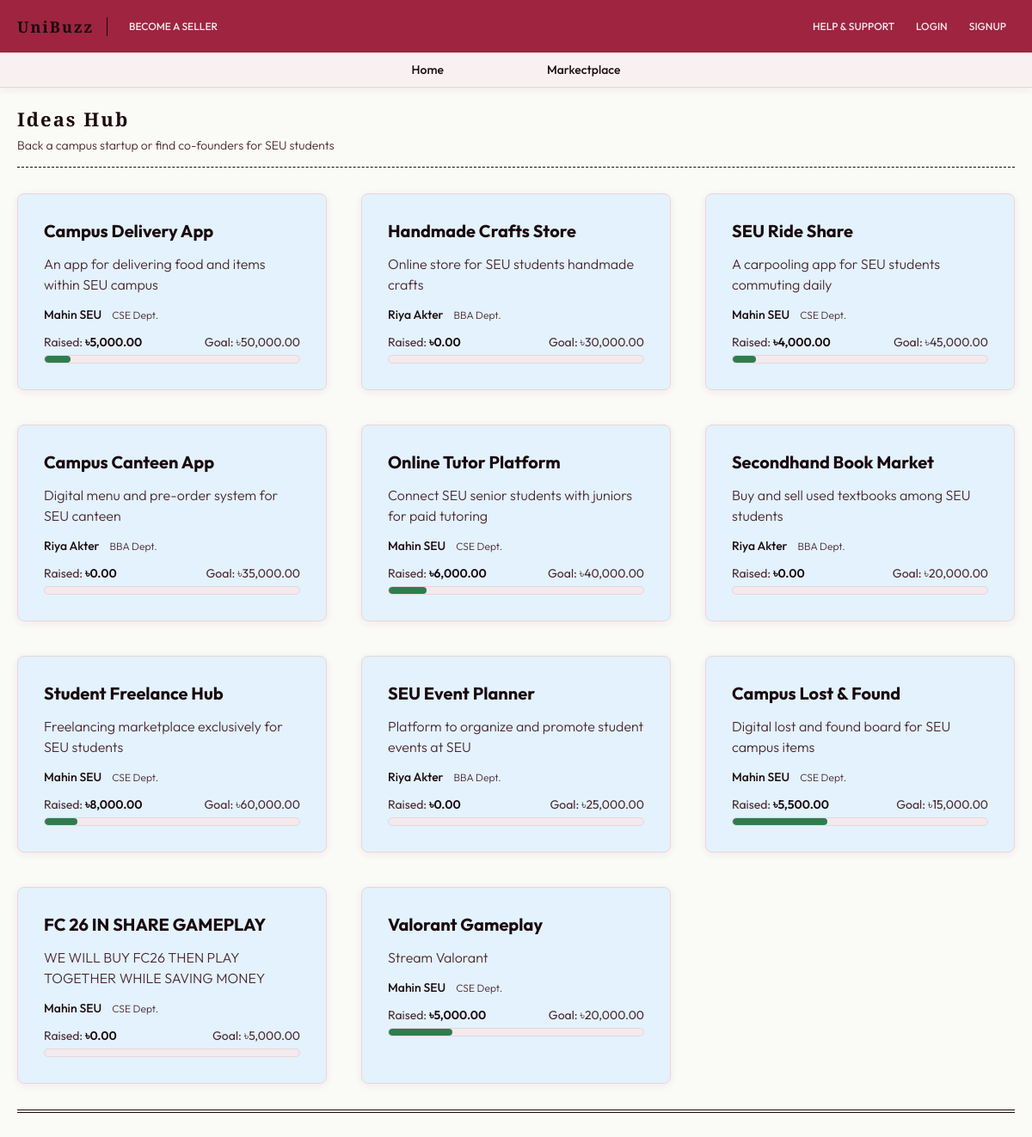
The page /ideashubG.php on the database its author committed.
### tables this page shows
CREATE TABLE `business_idea` (
  `Idea_Id` int(11) NOT NULL,
  `Seller_Id` int(11) NOT NULL,
  `Idea` varchar(255) NOT NULL,
  `Description` text DEFAULT NULL,
  `Funding_Goal` decimal(12,2) DEFAULT NULL,
  `Status` varchar(50) DEFAULT 'Pending'
);

CREATE TABLE `user_table` (
  `User_Id` int(11) NOT NULL,
  `First_Name` varchar(100) NOT NULL,
  `Last_Name` varchar(100) NOT NULL,
  `Email` varchar(150) NOT NULL,
  `Mobile` varchar(20) DEFAULT NULL,
  `Password` varchar(255) NOT NULL,
  `Admin_Id` int(11) DEFAULT NULL,
  `Buyer_Id` int(11) DEFAULT NULL,
  `Seller_Id` int(11) DEFAULT NULL
);

CREATE TABLE `seller` (
  `Seller_Id` int(11) NOT NULL,
  `User_Id` int(11) NOT NULL,
  `University_Email` varchar(150) NOT NULL,
  `Rating` decimal(3,2) DEFAULT 0.00,
  `Department` varchar(100) DEFAULT NULL,
  `Semester` varchar(20) DEFAULT NULL,
  `Student_Id` varchar(50) DEFAULT NULL
);

### ideashubG.php (the view, shortened to what this page needs)
<?php
include("database.php");
$sql      = "SELECT business_idea.Idea_Id, business_idea.Idea, business_idea.Description,
                    business_idea.Funding_Goal, business_idea.Status,
                    user_table.First_Name, user_table.Last_Name,
                    seller.Department,
                    COALESCE(SUM(idea_fund.Amount), 0) AS total_raised
             FROM business_idea
             JOIN seller ON business_idea.Seller_Id = seller.Seller_Id
             JOIN user_table ON seller.User_Id = user_table.User_Id
             LEFT JOIN idea_fund ON idea_fund.Fund_id = business_idea.Idea_Id
             GROUP BY business_idea.Idea_Id";
$result   = mysqli_query($conn, $sql);
$allIdeas = mysqli_fetch_all($result, MYSQLI_ASSOC);
?>
<!DOCTYPE html>
<html lang="en">
<head>
  <link href="index.css" rel="stylesheet">
</head>
<body>
    <nav class="navbar">
    <div class="nav-logo">UniBuzz</div>
    <div class="nav-tabs">
      <a href="registration.php" class="nav-tab">BECOME A SELLER</a>
    </div>
    <div class="nav-right">
      <a href="helpAndSupport.html" class="nav-tab">HELP & SUPPORT</a>
      <a href="login.php" class="nav-tab">LOGIN</a>
      <a href="signup.php" class="nav-tab">SIGNUP</a>
    </div>
    </nav>
<nav class="navbar-option">
<div class="nav-middle">
  <a href="index.php" class="nav-option">Home</a>
  <a href="marketplaceG.php" class="nav-option">Markectplace</a>
</div>
</nav>
<div class="page-shell">
  <div class="app-content">
      <div class="panel-ideas">
        <div class="sec-head">
          <div>
            <div class="sec-title">Ideas Hub</div>
            <div class="sec-sub">Back a campus startup or find co-founders for SEU students</div>
          </div>
        </div>
        <div class="dashed"></div>
        <div class="ideas-grid">
        <?php foreach($allIdeas as $idea): ?>
        <?php
            $goal     = $idea['Funding_Goal'];
            $raised   = $idea['total_raised'];
            $progress = ($goal > 0) ? round(($raised / $goal) * 100) : 0;
        ?>
        <div class="icard" style="animation-delay: .04s;">
            <div class="icard-title"><?php echo $idea['Idea']; ?></div>
            <div class="icard-desc"><?php echo $idea['Description']; ?></div>
            <div class="icard-founder">
                <div class="icard-founder-name"><?php echo $idea['First_Name'] . " " . $idea['Last_Name']; ?></div>
                <div class="icard-founder-dept"><?php echo $idea['Department']; ?> Dept.</div>
            </div>
            <div class="fund-bar-wrap">
                <div class="fund-meta">
                    <span>Raised: <strong>&#2547;<?php echo number_format($raised, 2); ?></strong></span>
                    <span>Goal: &#2547;<?php echo number_format($goal, 2); ?></span>
                </div>
                <div class="fund-bar">
                    <div class="fund-fill" style="width:<?php echo $progress; ?>%"></div>
                </div>
            </div>
        </div>
        <?php endforeach; ?>
        </div>
      </div>
      <div class="search-sep2"></div>
      <div class="search-sep3"></div>
    </div>
</div>
</body>
</html>

### index.css (style rules this page uses)
:root { --maroon: #7B1C2E; --maroon-deep: #55101E; --maroon-mid: #9E2440; --maroon-pale: #F9F0F2; --maroon-faint: #FDF5F6; --gold: #c9a84c; --gold-light:#E2C06A; --gold-pale:#FBF6EC; --gold-faint:#FEFBF3; --cream:#FAFAF7; --white: #ffffff; --ink:#1A0A0E; --ink-mid:#4A2830; --border: #e8d5d9; --surface: #f4eaed; --muted: #f3e9eb; --green:#2E7D4F; --green-pale:#EAF5EF; --blue:#1565C0; --blue-pale:#E3F2FD; }
* { margin: 0; padding: 0; box-sizing: border-box; }
html, body { height: 100%; font-family: 'Outfit',sans-serif; background: var(--cream); color: var(--ink); overflow-x: hidden; }
.navbar { position: sticky; top: 0; z-index: 200; background: var(--maroon-mid); border-bottom: 1px solid var(--border); height: 62px; display: flex; align-items: center; padding: 0 20px; gap: 15px; box-shadow: 0 2px 10px rgba(123,28,46,0.07); animation: fadeIn 2s ease both; }
.nav-logo { font-family: 'Cormorant Garamond',serif; font-size: 18px; font-weight: 700; color: var(--ink); letter-spacing: 2px; flex-shrink: 0; line-height: 1; }
.nav-tabs { display: flex; gap: 5px; flex: 1; }
.nav-tab { display: flex; align-items: center; gap: 10px; padding: 5px 10px; border-radius: 8px; font-size: 12px; font-weight: 500; color: var(--muted); cursor: pointer; text-decoration: none; }
.nav-right { display: flex; align-items: center; gap: 5px; margin-left: auto; }
.navbar-option { position: sticky; top: 0; z-index: 200; background: var(--maroon-pale); border-bottom: 1px solid var(--border); height: 40px; gap: 15px; box-shadow: 0 2px 10px rgba(123,28,46,0.07); animation: fadeIn 2s ease both; }
.nav-middle { display: flex; justify-content: center; gap: 100px; padding: 5px; }
.nav-option { display: flex; align-items: center; gap: 10px; padding: 5px 10px; border-radius: 8px; font-size: 14px; font-weight: 500; color: var(--ink); cursor: pointer; text-decoration: none; }
.page-shell { animation: fadeUp .5s ease .1s both; }
.app-content { max-width: 1320px; margin: 0 auto; padding: 20px 20px 40px; }
.sec-head { display: flex; align-items: flex-end; justify-content: space-between; flex-wrap: wrap; gap: 20px; margin-bottom: 16px; }
.sec-title { font-family: 'Cormorant Garamond',serif; font-size: 22px; font-weight: 700; color: var(--ink); letter-spacing: 2px; line-height: 1.5; }
.sec-sub { font-size: 14px; color: var(--ink-mid); margin-top: 5px; font-weight: 300; }
.search-sep2 { margin-top: 30px; width: 100%; height: 1px; background: var(--ink); flex-shrink: 2; }
.search-sep3 { margin-top: 2px; margin-bottom: 30px; width: 100%; height: 1px; background: var(--ink); flex-shrink: 2; }
.ideas-grid { display: grid; grid-template-columns: repeat(auto-fill,minmax(300px,1fr)); gap:40px; }
.icard { background: var(--blue-pale); border: 1px solid var(--border); border-radius: 8px; padding: 30px; box-shadow: 0 2px 10px rgba(123,28,46,0.07); transition: all .25s; display: flex; flex-direction: column; gap: 14px; animation: fadeUp .4s ease both; }
.dashed { margin-top: 10px; margin-bottom: 30px; width: 100%; height: 0.5px; border-top: 1.5px dashed; }
.icard-title { font-weight: 700; font-size: 20px; color: var(--ink); }
.icard-desc { color: var(--ink-mid); font-size: 16px; line-height: 1.5; font-weight: 300; }
.icard-founder { display: flex; align-items: center; gap: 12px; }
.icard-founder-name { font-size: 14px; font-weight: 500; color: var(--ink); }
.icard-founder-dept { font-size: 12px; font-weight: 300; color: var(--ink-mid); }
.fund-meta { display: flex; justify-content: space-between; font-size: 14px; color: var(--ink-mid); margin-bottom: 6px; }
.fund-meta strong { color: var(--ink); font-weight: 600; }
.fund-bar { height: 10px; background: var(--surface); border-radius: 100px; overflow: hidden; border: 1px solid var(--border); }
.fund-fill { height: 100%; border-radius: 100px; background: var(--green); }

### rows shown on the page
business_idea: Idea "Campus Delivery App", Description "An app for delivering food and items within SEU campus", user_table.First_Name "Mahin", user_table.Last_Name "SEU", Seller_Id.Department "CSE", raised "5,000.00", Funding_Goal "50,000.00", $progress 10 (drawn)
business_idea: Idea "Handmade Crafts Store", Description "Online store for SEU students handmade crafts", user_table.First_Name "Riya", user_table.Last_Name "Akter", Seller_Id.Department "BBA", raised "0.00", Funding_Goal "30,000.00"
business_idea: Idea "SEU Ride Share", Description "A carpooling app for SEU students commuting daily", user_table.First_Name "Mahin", user_table.Last_Name "SEU", Seller_Id.Department "CSE", raised "4,000.00", Funding_Goal "45,000.00", $progress 9 (drawn)
business_idea: Idea "Campus Canteen App", Description "Digital menu and pre-order system for SEU canteen", user_table.First_Name "Riya", user_table.Last_Name "Akter", Seller_Id.Department "BBA", raised "0.00", Funding_Goal "35,000.00"
business_idea: Idea "Online Tutor Platform", Description "Connect SEU senior students with juniors for paid tutoring", user_table.First_Name "Mahin", user_table.Last_Name "SEU", Seller_Id.Department "CSE", raised "6,000.00", Funding_Goal "40,000.00", $progress 15 (drawn)
business_idea: Idea "Secondhand Book Market", Description "Buy and sell used textbooks among SEU students", user_table.First_Name "Riya", user_table.Last_Name "Akter", Seller_Id.Department "BBA", raised "0.00", Funding_Goal "20,000.00"
business_idea: Idea "Student Freelance Hub", Description "Freelancing marketplace exclusively for SEU students", user_table.First_Name "Mahin", user_table.Last_Name "SEU", Seller_Id.Department "CSE", raised "8,000.00", Funding_Goal "60,000.00", $progress 13 (drawn)
business_idea: Idea "SEU Event Planner", Description "Platform to organize and promote student events at SEU", user_table.First_Name "Riya", user_table.Last_Name "Akter", Seller_Id.Department "BBA", raised "0.00", Funding_Goal "25,000.00"
business_idea: Idea "Campus Lost & Found", Description "Digital lost and found board for SEU campus items", user_table.First_Name "Mahin", user_table.Last_Name "SEU", Seller_Id.Department "CSE", raised "5,500.00", Funding_Goal "15,000.00", $progress 37 (drawn)
business_idea: Idea "FC 26 IN SHARE GAMEPLAY", Description "WE WILL BUY FC26 THEN PLAY TOGETHER WHILE SAVING MONEY", user_table.First_Name "Mahin", user_table.Last_Name "SEU", Seller_Id.Department "CSE", raised "0.00", Funding_Goal "5,000.00"
business_idea: Idea "Valorant Gameplay", Description "Stream Valorant", user_table.First_Name "Mahin", user_table.Last_Name "SEU", Seller_Id.Department "CSE", raised "5,000.00", Funding_Goal "20,000.00", $progress 25 (drawn)
